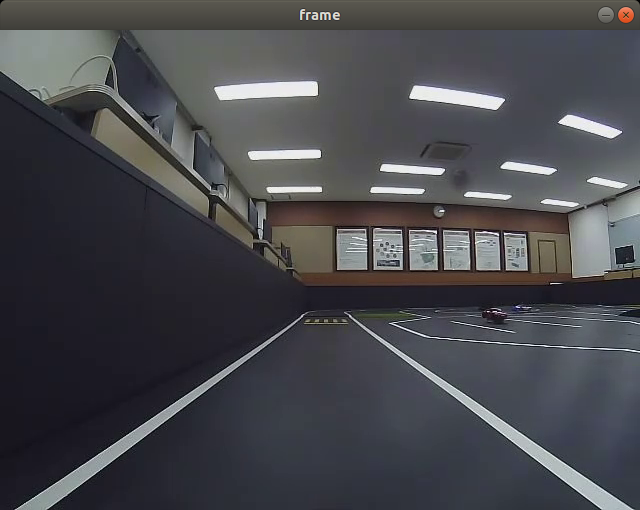
#> input picture image/1.png, 640 x 510 px
$ python -i line_drive1.py   (imports and definitions only)   (older library calls are emulated)
#> lines starting #> are read from the running program, lines starting #| are printed output that depends on the picture; after the words box and inside, x2 and y2 are one past the last pixel; in counts of white or black regions, pixels touching at a corner belong together
#> further down, picture is the input picture: shape (510, 640, 3); mean B, G, R 76.9, 72.4, 71.9
#!/usr/bin/env python
# -*- coding: utf-8 -*-

import numpy as np
import cv2, random, math, copy
from matplotlib import pyplot as plt

Width = 640
Height = 480
warp_Offset = 120

# 트랙 동영상 읽어 들이기
# [1 line not run here, left out]
window_title = 'camera'

warp_img_w = 320
warp_img_h = 240

# 슬라이딩 윈도우 개수
nwindows = 9
# 슬라이딩 윈도우 넓이
margin = 12
# 선을 그리기 위해 최소한 있어야 할 점의 개수
minpix = 5

lane_bin_th = 145

warp_src  = np.array([
    [45, 350],
    [-50,  400],
    [Width - 100, 350],
    [Width, 400]
], dtype=np.float32)

warp_dist = np.array([
    [0,0],
    [0,warp_img_h],
    [warp_img_w,0],
    [warp_img_w, warp_img_h]
], dtype=np.float32)

calibrated = True
if calibrated:
    # 자이카 카메라의 Calibration 보정값
    mtx = np.array([
        [422.037858, 0.0, 245.895397],
        [0.0, 435.589734, 163.625535],
        [0.0, 0.0, 1.0]
    ])
    dist = np.array([-0.289296, 0.061035, 0.001786, 0.015238, 0.0])
    cal_mtx, cal_roi = cv2.getOptimalNewCameraMatrix(mtx, dist, (Width, Height), 1, (Width, Height))

# [19 lines left out: functions calibrate_image, warp_image, not called in this run]

def warp_process_image(img):
    global nwindows
    global margin
    global minpix
    global lane_bin_th

    # 이미지에서 가우시안 블러링으로 노이즈 제거
    blur = cv2.GaussianBlur(img,(5, 5), 0)

    # HSL 포맷에서 L채널을 이용하면 흰색선을 쉽게 구분할 수 있음(노란색은 LAB에서 B채널)
    _, L, _ = cv2.split(cv2.cvtColor(blur, cv2.COLOR_BGR2HLS))
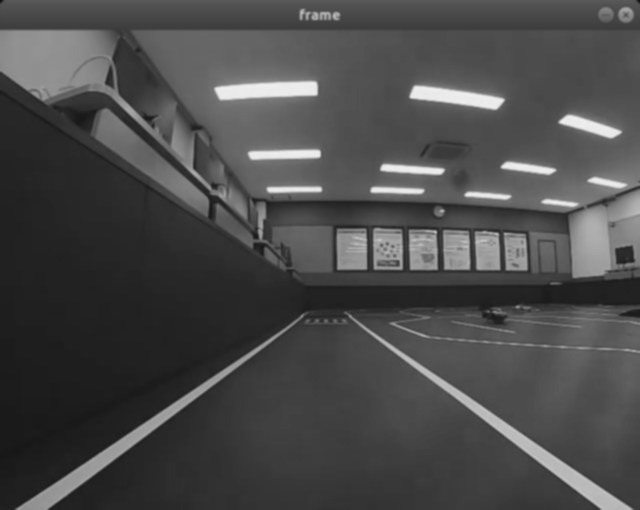
#> L: shape (510, 640); min 12, max 239, mean 74.4
    # 임계값은 현재 이미지의 상태에 따라 낮추거나 올리기
    _, lane = cv2.threshold(L, lane_bin_th, 255, cv2.THRESH_BINARY)
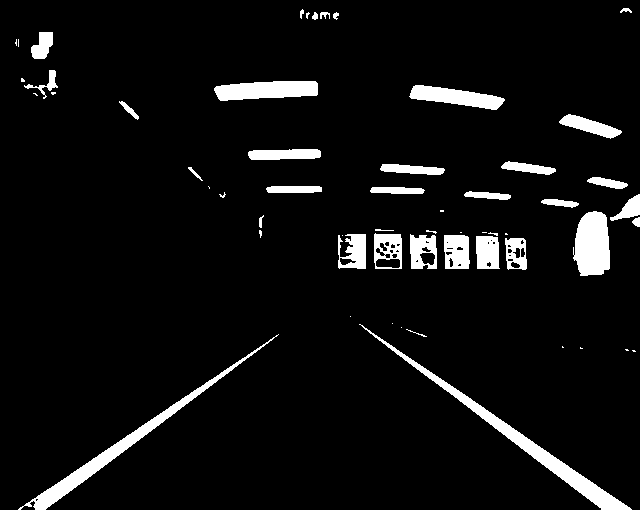
#> lane: shape (510, 640); 6.1% white; 57 white regions (23 under 20 px), largest, box (x1, y1, x2, y2) and area: (359, 324, 632, 510) 3096, (18, 334, 279, 510) 2631, (573, 211, 610, 276) 1947
    cv2.imshow('L', L)
    # 히스토그램이란 이미지를 구성하는 픽셀 분포에 대한 그래프
    # (1) x축: 픽셀의 x 좌표값
    # (2) y축: 특정 x 좌표값을 갖는 모든 흰색 픽셀의 개수
    histogram = np.sum(lane[lane.shape[0]//2:,:], axis=0)
#> histogram = 640 values, max 10455 at index 580, min 0 at index 0, mean 3158.4
    # x축(x좌표)을 반으로 나누어 왼쪽 차선과 오른쪽 차선을 구분하기
    midpoint = np.int(histogram.shape[0]/2)
#> midpoint = 320
    # 왼쪽 절반 구역에서 흰색 픽셀의 개수가 가장 많은 위치를 슬라이딩 윈도우의 왼쪽 시작 위치로 잡기
    leftx_current = np.argmax(histogram[:midpoint])
#> leftx_current = 44
    # 오른쪽 절반 구역에서 흰색 픽셀의 개수가 가장 많은 위치를 슬라이딩 윈도우의 오른쪽 시작 위치로 잡기
    rightx_current = np.argmax(histogram[midpoint:]) + midpoint
#> rightx_current = 580

    window_height = np.int(lane.shape[0]/nwindows)
#> window_height = 56
    nz = lane.nonzero()
#> nz = 20008 positions, rows 8 to 509, columns 15 to 639

    left_lane_inds = []
    right_lane_inds = []

    lx, ly, rx, ry = [], [], [], []

    out_img = np.dstack((lane, lane, lane))*255
#> out_img: shape (510, 640, 3); mean of channels 0, 1, 2 0.0613, 0.0613, 0.0613

    for window in range(nwindows):

        win_yl = lane.shape[0] - (window+1)*window_height
        win_yh = lane.shape[0] - window*window_height

        win_xll = leftx_current - margin
        win_xlh = leftx_current + margin
        win_xrl = rightx_current - margin
        win_xrh = rightx_current + margin

        cv2.rectangle(out_img,(win_xll,win_yl),(win_xlh,win_yh),(0,255,0), 2)
        cv2.rectangle(out_img,(win_xrl,win_yl),(win_xrh,win_yh),(0,255,0), 2)

        # 슬라이딩 윈도우 박스(녹색박스) 하나 안에 있는 흰색 픽셀의 x 좌표를 모두 모으기
        # 왼쪽과 오른쪽 슬라이딩 박스를 따로 작업하기
        good_left_inds = ((nz[0] >= win_yl)&(nz[0] < win_yh)&(nz[1] >= win_xll)&(nz[1] < win_xlh)).nonzero()[0]
        good_right_inds = ((nz[0] >= win_yl)&(nz[0] < win_yh)&(nz[1] >= win_xrl)&(nz[1] < win_xrh)).nonzero()[0]

        left_lane_inds.append(good_left_inds)
        right_lane_inds.append(good_right_inds)

        # 위에서 구한 x좌표 리스트에서 흰색점이 5개 이상인 경우에 한해서 x좌표의 평균값을 구하기
        # 이 값을 위에 쌓을 슬라이딩 윈도우의 중심점으로 사용함(그리고 계쏙 for 9번 반복)
        if len(good_left_inds) > minpix:
            leftx_current = np.int(np.mean(nz[1][good_left_inds]))
        if len(good_right_inds) > minpix:
            rightx_current = np.int(np.mean(nz[1][good_right_inds]))

        lx.append(leftx_current)
        ly.append((win_yl + win_yh)/2)

        rx.append(rightx_current)
        ry.append((win_yl + win_yh)/2)
#> this loop made 9 passes
#> (win_xll, win_xlh, win_xrl, win_xrh, leftx_current, rightx_current) on passes 1, 8: (32, 56, 568, 592, 45, 579), (33, 57, 572, 596, 48, 575)
#> (win_xll, win_xlh, win_xrl, win_xrh, rightx_current) on passes 5 to 7: (33, 57, 567, 591, 582), (33, 57, 570, 594, 585), (33, 57, 573, 597, 584)
#> out_img: shape (510, 640, 3); mean of channels 0, 1, 2 0.1, 5.7, 0.1
#> after the loop, left_lane_inds = 9 items; lx = [45, 45, 45, 45, 45, 45, 45, 48, 43]; ly = [482, 426, 370, 314, 258, 202, 146, 90, 34]; right_lane_inds = 9 items; rx = [579, 579, 579, 579, 582, 585, 584, 575, 575]; ry = [482, 426, 370, 314, 258, 202, 146, 90, 34]

    # 슬라이딩 윈도우의 중심점(x좌표)를 1x/1y, rx/ry에 담아두기(9개를 모두 모으기)
    left_lane_inds = np.concatenate(left_lane_inds)
#> left_lane_inds = 940 values, max 19976 at index 368, min 184 at index 585, mean 8048.6
    right_lane_inds = np.concatenate(right_lane_inds)
#> right_lane_inds = 1772 values, max 19573 at index 455, min 3900 at index 1749, mean 11477.8

    #left_fit = np.polyfit(nz[0][left_lane_inds], nz[1][left_lane_inds], 2)
    #right_fit = np.polyfit(nz[0][right_lane_inds] , nz[1][right_lane_inds], 2)

    # 슬라이딩 윈도우의 중심점(x좌표) 9개를 가지고 2차 함수를 만들어내기
    lfit = np.polyfit(np.array(ly),np.array(lx),2)
#> lfit = [-1.21e-05, 0.00593, 44.64]
    rfit = np.polyfit(np.array(ry),np.array(rx),2)
#> rfit = [-0.000118, 0.0645, 573.4]

    # 기존 하얀색 차선 픽셀을 왼쪽과 오른쪽 각각 파란색과 빨간색으로 색상 변경
    out_img[nz[0][left_lane_inds], nz[1][left_lane_inds]] = [255, 0, 0]
#> out_img: shape (510, 640, 3); mean of channels 0, 1, 2 0.8, 5.7, 0.1
    out_img[nz[0][right_lane_inds] , nz[1][right_lane_inds]] = [0, 0, 255]
#> out_img: shape (510, 640, 3); mean of channels 0, 1, 2 0.8, 5.5, 1.4
    cv2.imshow("viewer", out_img)

    #return left_fit, right_fit
    return lfit, rfit

# [93 lines left out: functions get_pos_from_fit, draw_lane, draw_steer, start, not called in this run]

# [2 lines not run here, left out]

>>> import cv2
>>> picture = cv2.imread('../../../image/1.png')
>>> result = warp_process_image(picture)
#> result = ([-1.21e-05, 0.00593, 44.64], [-0.000118, 0.0645, 573.4])

$ run again, on image/10.png
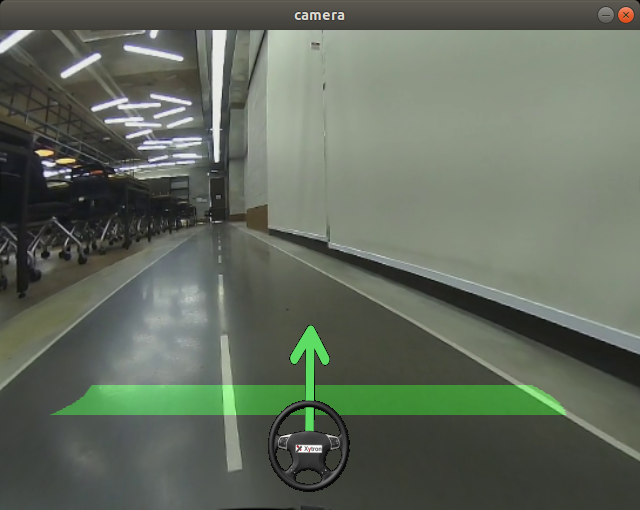
#> input picture image/10.png, 640 x 510 px
#> picture is the input picture: shape (510, 640, 3); mean B, G, R 93.9, 107.2, 98.7
#> in warp_process_image, `_, L, _ = cv2.split(cv2.cvtColor(blur, cv2.COLOR_BGR2HLS))`:
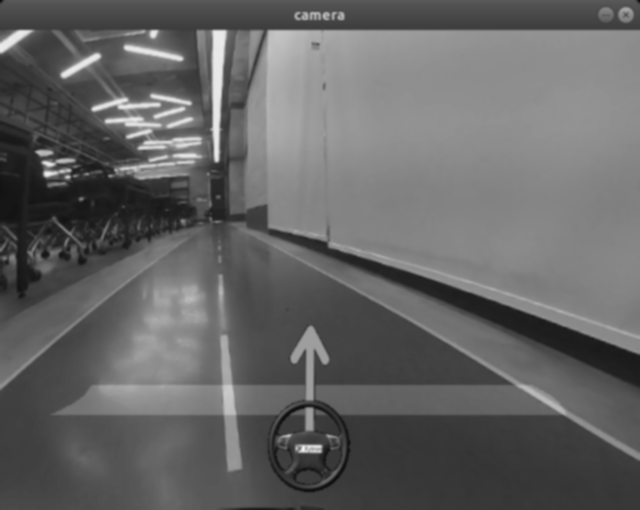
#> L: shape (510, 640); min 12, max 240, mean 100.5
#> in warp_process_image, `_, lane = cv2.threshold(L, lane_bin_th, 255, cv2.THRESH_BINARY)`:
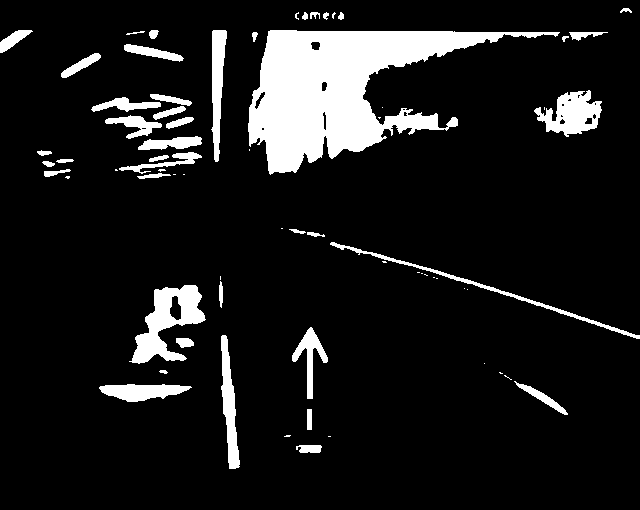
#> lane: shape (510, 640); 10.7% white; 68 white regions (26 under 20 px), largest, box (x1, y1, x2, y2) and area: (248, 30, 560, 175) 18869, (129, 285, 206, 364) 2689, (534, 90, 602, 137) 1781
#> histogram = 640 values, max 28815 at index 229, min 0 at index 0, mean 3111.4
#> in warp_process_image, `leftx_current = np.argmax(histogram[:midpoint])`: leftx_current = 229
#> in warp_process_image, `rightx_current = np.argmax(histogram[midpoint:]) + midpoint`: rightx_current = 320
#> nz = 34854 positions, rows 8 to 468, columns 0 to 639
#> the loop in warp_process_image, `for window in range(nwindows): ` made 9 passes
#> (win_xll, win_xlh, win_xrl, win_xrh, leftx_current, rightx_current) on passes 2, 3, 4, 5, 7, 8, 9: (221, 245, 308, 332, 230, 312), (218, 242, 300, 324, 226, 310), (214, 238, 298, 322, 221, 309), (209, 233, 297, 321, 220, 308), (208, 232, 296, 320, 215, 307), (203, 227, 295, 319, 216, 306), (204, 228, 294, 318, 218, 305)
#> after the loop in warp_process_image, `for window in range(nwindows):`: left_lane_inds = 9 items; lx = [233, 230, 226, 221, 220, 220, 215, 216, 218]; ly = [482, 426, 370, 314, 258, 202, 146, 90, 34]; right_lane_inds = 9 items; rx = [320, 312, 310, 309, 308, 308, 307, 306, 305]; ry = [482, 426, 370, 314, 258, 202, 146, 90, 34]
#> in warp_process_image, `left_lane_inds = np.concatenate(left_lane_inds)`: left_lane_inds = 2649 values, max 34853 at index 161, min 229 at index 2215, mean 22758.6
#> in warp_process_image, `right_lane_inds = np.concatenate(right_lane_inds)`: right_lane_inds = 4113 values, max 34680 at index 194, min 32 at index 3328, mean 17838.5
#> lfit = [0.000112, -0.0207, 217.6]
#> rfit = [8.32e-05, -0.0176, 306.7]
#> result = ([0.000112, -0.0207, 217.6], [8.32e-05, -0.0176, 306.7])

$ run again, on image/11.png
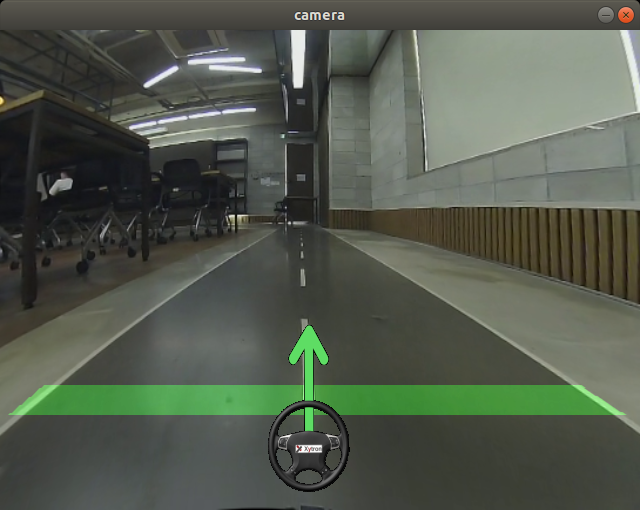
#> input picture image/11.png, 640 x 510 px
#> picture is the input picture: shape (510, 640, 3); mean B, G, R 77.3, 89.9, 82.7
#> in warp_process_image, `_, L, _ = cv2.split(cv2.cvtColor(blur, cv2.COLOR_BGR2HLS))`:
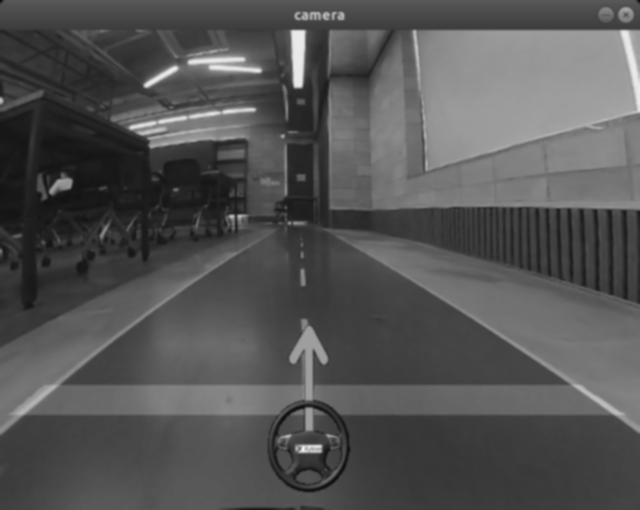
#> L: shape (510, 640); min 12, max 240, mean 83.9
#> in warp_process_image, `_, lane = cv2.threshold(L, lane_bin_th, 255, cv2.THRESH_BINARY)`:
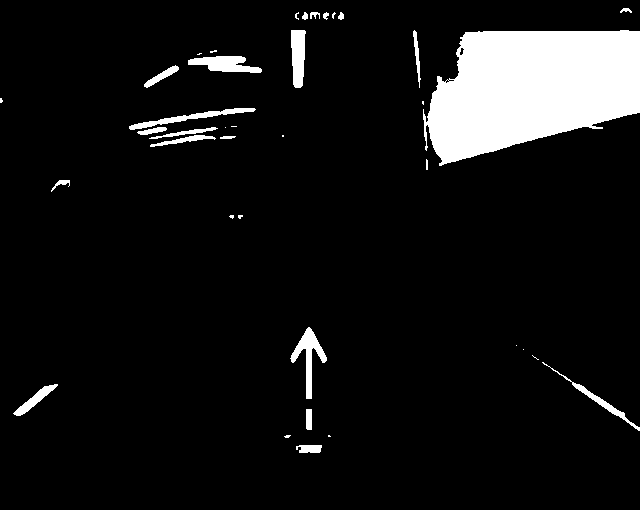
#> lane: shape (510, 640); 8.2% white; 38 white regions (16 under 20 px), largest, box (x1, y1, x2, y2) and area: (423, 30, 640, 166) 21352, (290, 327, 327, 399) 812, (188, 56, 262, 73) 781
#> histogram = 640 values, max 25500 at index 307, min 0 at index 0, mean 792.5
#> in warp_process_image, `leftx_current = np.argmax(histogram[:midpoint])`: leftx_current = 307
#> in warp_process_image, `rightx_current = np.argmax(histogram[midpoint:]) + midpoint`: rightx_current = 320
#> nz = 26903 positions, rows 8 to 452, columns 0 to 639
#> the loop in warp_process_image, `for window in range(nwindows): ` made 9 passes
#> (win_xll, win_xlh, win_xrl, win_xrh, leftx_current, rightx_current) on passes 2, 3, 4, 8, 9: (295, 319, 308, 332, 308, 312), (296, 320, 300, 324, 307, 310), (295, 319, 298, 322, 308, 308), (296, 320, 296, 320, 299, 299), (287, 311, 287, 311, 298, 298)
#> after the loop in warp_process_image, `for window in range(nwindows):`: left_lane_inds = 9 items; lx = [307, 308, 307, 308, 308, 308, 308, 299, 298]; ly = [482, 426, 370, 314, 258, 202, 146, 90, 34]; right_lane_inds = 9 items; rx = [320, 312, 310, 308, 308, 308, 308, 299, 298]; ry = [482, 426, 370, 314, 258, 202, 146, 90, 34]
#> in warp_process_image, `left_lane_inds = np.concatenate(left_lane_inds)`: left_lane_inds = 1655 values, max 26901 at index 291, min 32 at index 1164, mean 16999.6
#> in warp_process_image, `right_lane_inds = np.concatenate(right_lane_inds)`: right_lane_inds = 1562 values, max 26902 at index 196, min 32 at index 1071, mean 16424.5
#> lfit = [-0.000125, 0.0828, 295.3]
#> rfit = [1.73e-06, 0.0381, 297.9]
#> result = ([-0.000125, 0.0828, 295.3], [1.73e-06, 0.0381, 297.9])

$ run again, on image/12.png
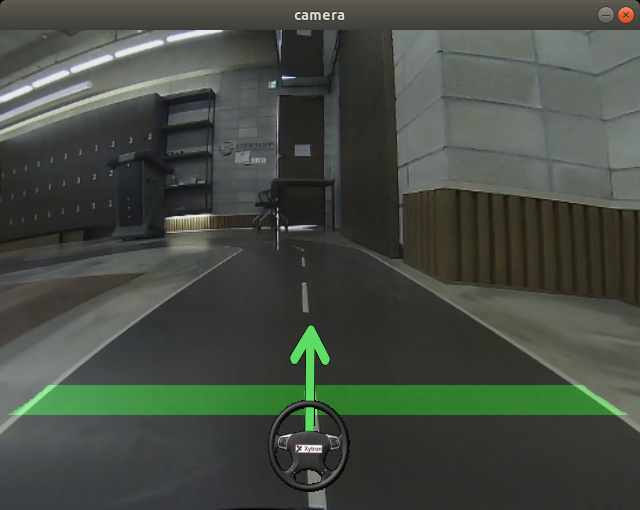
#> input picture image/12.png, 640 x 510 px
#> picture is the input picture: shape (510, 640, 3); mean B, G, R 67.1, 75.6, 69.2
#> in warp_process_image, `_, L, _ = cv2.split(cv2.cvtColor(blur, cv2.COLOR_BGR2HLS))`:
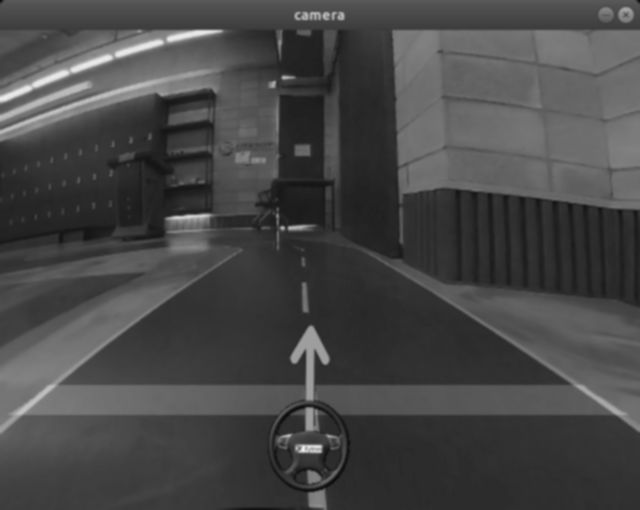
#> L: shape (510, 640); min 12, max 240, mean 71.2
#> in warp_process_image, `_, lane = cv2.threshold(L, lane_bin_th, 255, cv2.THRESH_BINARY)`:
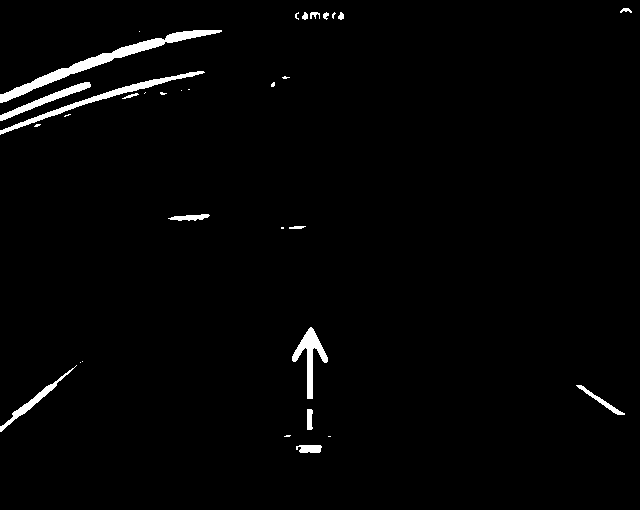
#> lane: shape (510, 640); 1.8% white; 32 white regions (16 under 20 px), largest, box (x1, y1, x2, y2) and area: (0, 30, 222, 103) 1950, (0, 71, 205, 135) 1087, (292, 327, 328, 399) 804
#> histogram = 640 values, max 25755 at index 310, min 0 at index 77, mean 722.8
#> in warp_process_image, `leftx_current = np.argmax(histogram[:midpoint])`: leftx_current = 310
#> in warp_process_image, `rightx_current = np.argmax(histogram[midpoint:]) + midpoint`: rightx_current = 320
#> nz = 6036 positions, rows 8 to 452, columns 0 to 631
#> the loop in warp_process_image, `for window in range(nwindows): ` made 9 passes
#> (win_xll, win_xlh, win_xrl, win_xrh, leftx_current, rightx_current) on passes 2, 3, 4, 6, 9: (298, 322, 308, 332, 309, 312), (297, 321, 300, 324, 308, 310), (296, 320, 298, 322, 310, 310), (298, 322, 298, 322, 300, 300), (288, 312, 288, 312, 303, 303)
#> after the loop in warp_process_image, `for window in range(nwindows):`: left_lane_inds = 9 items; lx = [310, 309, 308, 310, 310, 300, 300, 300, 303]; ly = [482, 426, 370, 314, 258, 202, 146, 90, 34]; right_lane_inds = 9 items; rx = [320, 312, 310, 310, 310, 300, 300, 300, 303]; ry = [482, 426, 370, 314, 258, 202, 146, 90, 34]
#> in warp_process_image, `left_lane_inds = np.concatenate(left_lane_inds)`: left_lane_inds = 1045 values, max 6035 at index 286, min 32 at index 982, mean 4680.4
#> in warp_process_image, `right_lane_inds = np.concatenate(right_lane_inds)`: right_lane_inds = 962 values, max 6035 at index 200, min 32 at index 899, mean 4575.2
#> lfit = [-2.42e-06, 0.0254, 299.2]
#> rfit = [9.59e-05, -0.00962, 301.3]
#> result = ([-2.42e-06, 0.0254, 299.2], [9.59e-05, -0.00962, 301.3])
